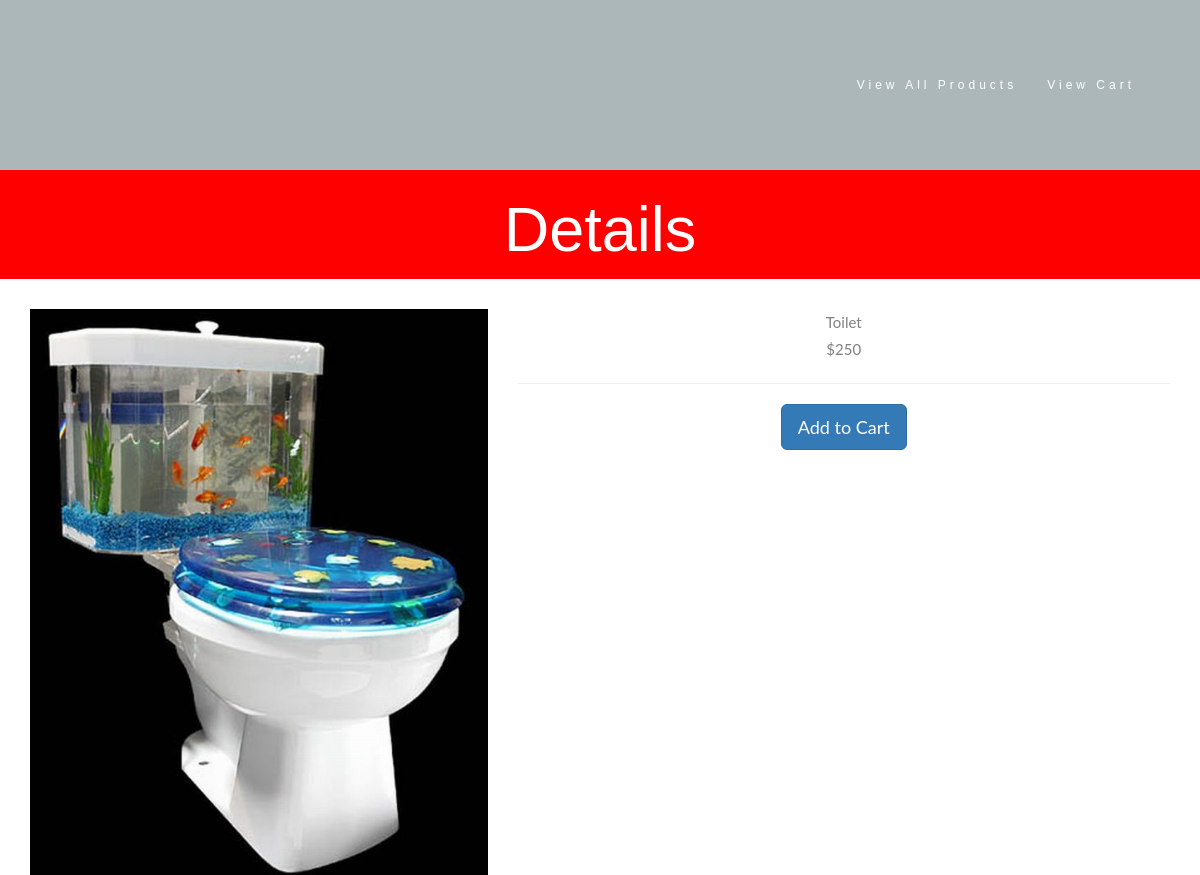
Page /Webpages/select-product.php?product_id=1 on the committed database.
### tables this page shows
CREATE TABLE IF NOT EXISTS `product` (
  `product_id` text NOT NULL,
  `product-image-title` text NOT NULL,
  `product-image-price` text NOT NULL,
  `product-image` varchar(100) NOT NULL
);

### Webpages/select-product.php (the view, shortened to what this page needs)
<?php
    require_once 'login.php';
    $conn = new mysqli($hn, $un, $pw, $db);
    if(isset($_GET['product_id'])){
        $product_id = $_GET['product_id'];
        $query = "select * from product where product_id='$product_id' ";
        $result = $conn->query($query);
        $data = $result->fetch_array(MYSQLI_NUM);
    }
?>
<html>
	<head>
	<link rel="stylesheet" href="https://maxcdn.bootstrapcdn.com/bootstrap/3.3.7/css/bootstrap.min.css">
	<link rel="stylesheet" href="../CSS/styles.css" >
	</head>
	<nav class="navbar navbar-default">
	  <div class="container-fluid">
		<div class="navbar-header">
		   <a class="navbar-brand" href="#myPage">
		</div>
		<div class="collapse navbar-collapse" id="myNavbar">
		  <ul class="nav navbar-nav navbar-right">
			<li><a href="view-products.php">View All Products</a></li>
			<li><a href="view-cart.php">View Cart</a></li>
		  </ul>
		</div>
	  </div>
	</nav>
	<div class="jumbotron text-center">
		<h1>Details</h1>
	</div>
<div class="container" style="margin-top: 25px; ">
        <div class="row">
            <div class="col-12 col-sm-5">
                <img src=<?php echo $data[3]?> alt="" style="width: 100%;"/>
            </div>
            <div class="col-12 col-sm-7">
                <div class="product-details" style="text-align:center;">
                    <div class="product-title"><?php echo $data[1]?></div>
                    <div class="product-price">$<?php echo $data[2]?></div>
                    <hr>
                    <div class="cart-button">
                        <form method="POST" action='view-cart.php'>
                            <input type="submit" name="cart-button" value="Add to Cart" class="btn btn-primary btn-lg">
                        </form>
                    </div>
                </div>
            </div>
        </div>
    </div>
	</html>

### CSS/styles.css (style rules this page uses)
.jumbotron { background-color: red; color: #fff; padding: 5px 5px; font-family: Montserrat, sans-serif; }
.container-fluid { padding: 60px 50px; }
.navbar { margin-bottom: 0; background-color: #abb7b8; z-index: 9999; border: 0; font-size: 12px !important; line-height: 1.42857143 !important; letter-spacing: 4px; border-radius: 0; font-family: Montserrat, sans-serif; }
.navbar li a, .navbar .navbar-brand { color: #fff !important; }

### rows in the picture
product: value (picture), value "Toilet", value "250"
